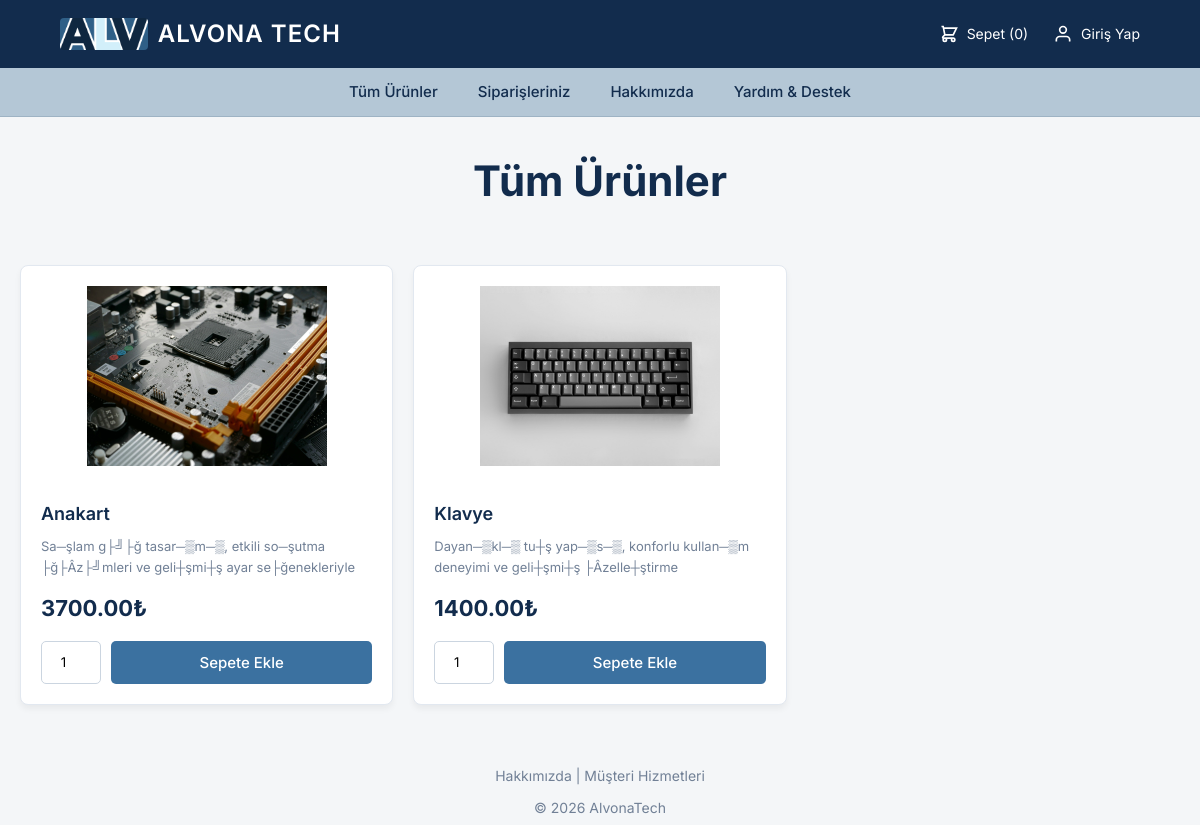
/magaza.php, run on an earlier commit of the app's database.
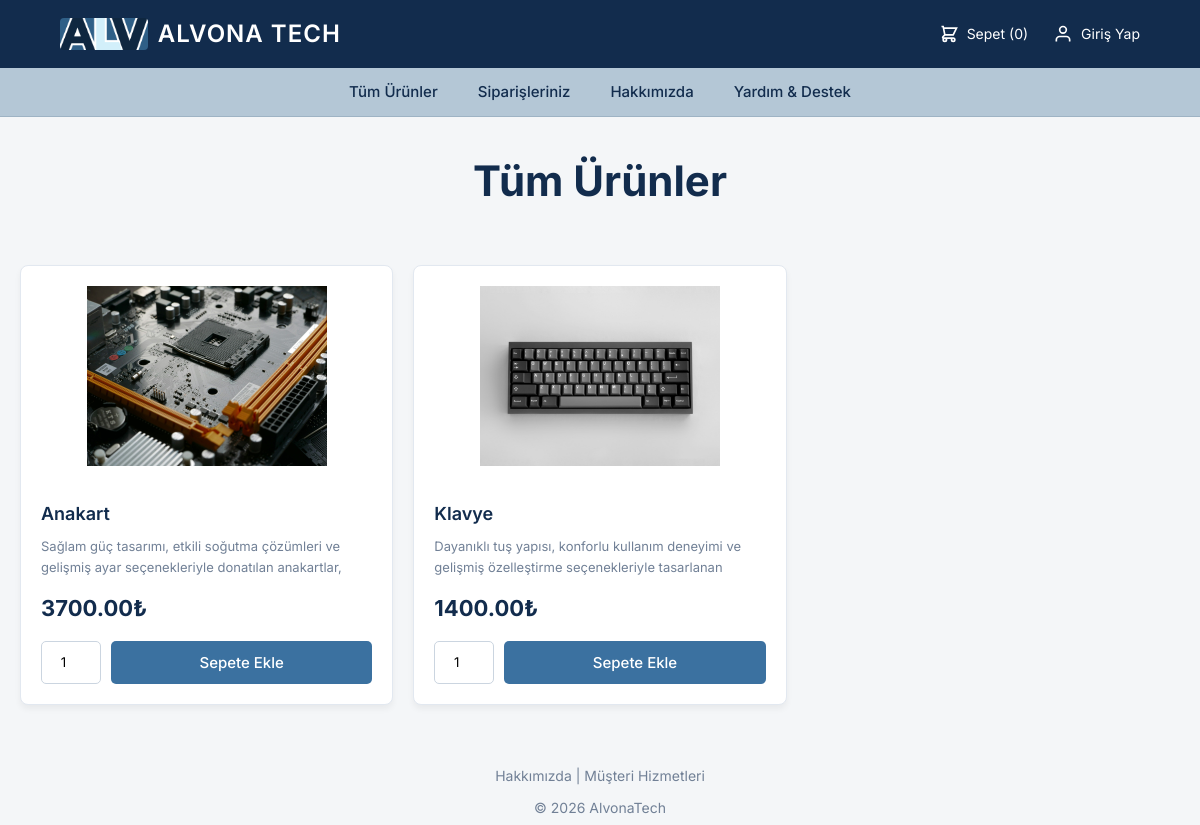
And on a later commit of the database.
### tables this page shows
CREATE TABLE `urunler` (
  `id` int(100) NOT NULL AUTO_INCREMENT,
  `urun_adi` varchar(100) NOT NULL,
  `urun_bilgisi` varchar(500) NOT NULL,
  `urun_fiyati` int(10) NOT NULL,
  `urunfotosu` text DEFAULT NULL,
  PRIMARY KEY (`id`)
);

### magaza.php (the view, shortened to what this page needs)
<?php
include "baglan.php";
$kullanici_id = isset($_SESSION["kullanici_id"]) ? $_SESSION["kullanici_id"] : "";
?>
<!DOCTYPE html>
<html lang="tr">
<head>
    <link rel="stylesheet" href="css/style.css?v=2">
</head>
<body>
    <?php include "header.php"; ?>
    <section class="urunler">
        <h1 class="baslik">Tüm Ürünler</h1>
        <div class="box-container">
            <?php
            $urunleri_sec = $conn->prepare("SELECT * FROM urunler");
            $urunleri_sec->execute();
            if ($urunleri_sec->rowCount() > 0) {
                while ($urun = $urunleri_sec->fetch(PDO::FETCH_ASSOC)) {
            ?>
                    <form action="sepeteekle.php" method="POST" class="box" style="display:flex; flex-direction:column; justify-content:space-between;">
                        <?php
                        $fotolar = explode(",", $urun["urunfotosu"]);
                        ?>
                        <div class="carousel" data-index="0" data-fotos='<?= htmlspecialchars(json_encode($fotolar), ENT_QUOTES, 'UTF-8'); ?>' style="flex:1; display:flex; align-items:center; justify-content:center; height:180px;">
                            <img src="urun_gorselleri/<?= $fotolar[0]; ?>" class="carousel-img" alt="" style="max-height:180px; max-width:100%; object-fit:contain;">
                        </div>
                        <div style="margin-top:20px; text-align:left;">
                            <h3 style="font-size:18px; color:var(--primary-dark); font-weight:600; margin-bottom:10px; line-height:1.4;"><?= $urun["urun_adi"]; ?></h3>
                            <p style="font-size:13px; color:#718096; margin-bottom:15px; height:40px; overflow:hidden;"><?= htmlspecialchars($urun["urun_bilgisi"]); ?></p>
                            <div style="font-size:22px; font-weight:bold; color:var(--primary-dark); margin-bottom:15px;">
                                <?= $urun["urun_fiyati"]; ?>.00₺
                            </div>
                        </div>
                        <div style="display:flex; gap:10px;">
                            <input type="number" name="adet" value="1" min="1" max="99" style="width:60px; padding:10px; border:1px solid #cbd5e0; border-radius:5px; text-align:center;">
                            <button type="submit" name="sepete_ekle" class="buton" style="flex:1; border-radius:5px;">Sepete Ekle</button>
                        </div>
                    </form>
            <?php
                }
            } else {
                echo '<p class="bos" style="grid-column: 1 / -1; text-align:center;">Şu an mağazada hiç ürün bulunmuyor.</p>';
            }
            ?>
        </div>
    </section>
    <?php include "footer.php"; ?>
</body>
</html>

### header.php (shortened to what this page needs)
<?php
$toplam_sepet_sayisi = 0;
?>
<header class="header">
    <div class="top-bar">
        <a href="anasayfa.php" class="logo">
            <img src="img/logo.png" alt="Alvona Tech Logo" style="height: 32px; object-fit: contain; border-radius: 4px;">
            ALVONA TECH
        </a>
        <div class="icons">
            <a href="sepet.php">
                <svg width="20" height="20" fill="none" stroke="currentColor" stroke-width="2" viewBox="0 0 24 24"><path d="M3 3h2l.4 2M7 13h10l4-8H5.4M7 13L5.4 5M7 13l-2.293 2.293c-.63.63-.184 1.707.707 1.707H17m0 0a2 2 0 100 4 2 2 0 000-4zm-8 2a2 2 0 11-4 0 2 2 0 014 0z"></path></svg>
                Sepet (<?= $toplam_sepet_sayisi; ?>)
            </a>
            <a href="<?= empty($kullanici_id) ? 'giris.php' : 'cikis.php'; ?>">
                <svg width="20" height="20" fill="none" stroke="currentColor" stroke-width="2" viewBox="0 0 24 24"><path d="M20 21v-2a4 4 0 00-4-4H8a4 4 0 00-4 4v2M12 11a4 4 0 100-8 4 4 0 000 8z"></path></svg>
                <?= empty($kullanici_id) ? 'Giriş Yap' : 'Çıkış Yap'; ?>
            </a>
        </div>
    </div>
    <div class="sub-nav">
        <div class="flex-nav">
            <a href="magaza.php">Tüm Ürünler</a>
            <a href="siparisleriniz.php">Siparişleriniz</a>
            <a href="hakkimizda.php">Hakkımızda</a>
            <a href="yardimdestek.php">Yardım & Destek</a>
        </div>
    </div>
</header>

### footer.php
<footer style="text-align: center; padding: 40px 20px 5px; margin-top: 40px; color: #718096; font-size: 14px;">
    <p><a href="hakkimizda.php" style="color: inherit; text-decoration: none;">Hakkımızda</a> | <a href="yardimdestek.php" style="color: inherit; text-decoration: none;">Müşteri Hizmetleri</a></p>
    <p style="margin-top: 10px;">&copy; 2026 AlvonaTech</p>
</footer>

### css/style.css (style rules this page uses)
:root { --primary-dark: #122c4d; --primary-light: #b4c7d6; --button-blue: #3b71a0; --button-blue-hover: #2c567a; --bg-color: #f4f6f8; --text-main: #333333; --card-bg: #ffffff; --border-color: #e2e8f0; }
* { margin: 0; padding: 0; box-sizing: border-box; font-family: 'Inter', sans-serif; text-decoration: none; }
body { background-color: var(--bg-color); color: var(--text-main); line-height: 1.6; display: flex; flex-direction: column; overflow-y: scroll; min-height: 100vh; }
footer { margin-top: auto !important; }
.header { background-color: var(--primary-dark); color: white; width: 100%; }
.header .top-bar { display: flex; justify-content: space-between; align-items: center; padding: 15px 5%; max-width: 1400px; margin: 0 auto; }
.header .logo { font-size: 24px; font-weight: 600; color: white; display: flex; align-items: center; gap: 10px; letter-spacing: 1px; }
.header .icons { display: flex; gap: 25px; align-items: center; }
.header .icons a { color: white; font-size: 14px; display: flex; align-items: center; gap: 8px; transition: opacity 0.2s; }
.header .sub-nav { background-color: var(--primary-light); border-bottom: 1px solid #9eb3c4; }
.header .sub-nav .flex-nav { display: flex; justify-content: center; gap: 40px; padding: 12px 20px; max-width: 1400px; margin: 0 auto; }
.header .sub-nav a { color: var(--primary-dark); font-size: 15px; font-weight: 500; transition: color 0.2s; }
.buton, .secmebutonu { display: inline-block; background-color: var(--button-blue); color: white; padding: 12px 24px; border-radius: 8px; border: none; cursor: pointer; font-size: 15px; font-weight: 500; text-align: center; transition: background 0.2s; }
.box-container { width: 100%; max-width: 1200px; margin: 0 auto; display: grid; grid-template-columns: repeat(auto-fill, minmax(280px, 1fr)); gap: 20px; padding: 20px; }
.box { background: var(--card-bg); border-radius: 8px; padding: 20px; box-shadow: 0 4px 6px rgba(0,0,0,0.05); border: 1px solid var(--border-color); text-align: center; }
.box img { max-width: 100%; height: 200px; object-fit: contain; margin-bottom: 15px; }
.carousel { position: relative; overflow: hidden; }
.baslik { text-align: center; font-size: 42px; margin: 30px 0; color: var(--primary-dark); }

What changed in the data, as far as the page shows it:
changed urunler "Anakart": urun_bilgisi "Sa─şlam g├╝├ğ tasar─▒m─▒, etkili so─şutma ├ğ├Âz├╝mleri ve geli┼şmi┼ş ayar se├ğenekleriyle…" → "Sağlam güç tasarımı, etkili soğutma çözümleri ve gelişmiş ayar seçenekleriyle donatılan anakartlar,…"
changed urunler "Klavye": urun_bilgisi "Dayan─▒kl─▒ tu┼ş yap─▒s─▒, konforlu kullan─▒m deneyimi ve geli┼şmi┼ş ├Âzelle┼ştirme…" → "Dayanıklı tuş yapısı, konforlu kullanım deneyimi ve gelişmiş özelleştirme seçenekleriyle tasarlanan…"
